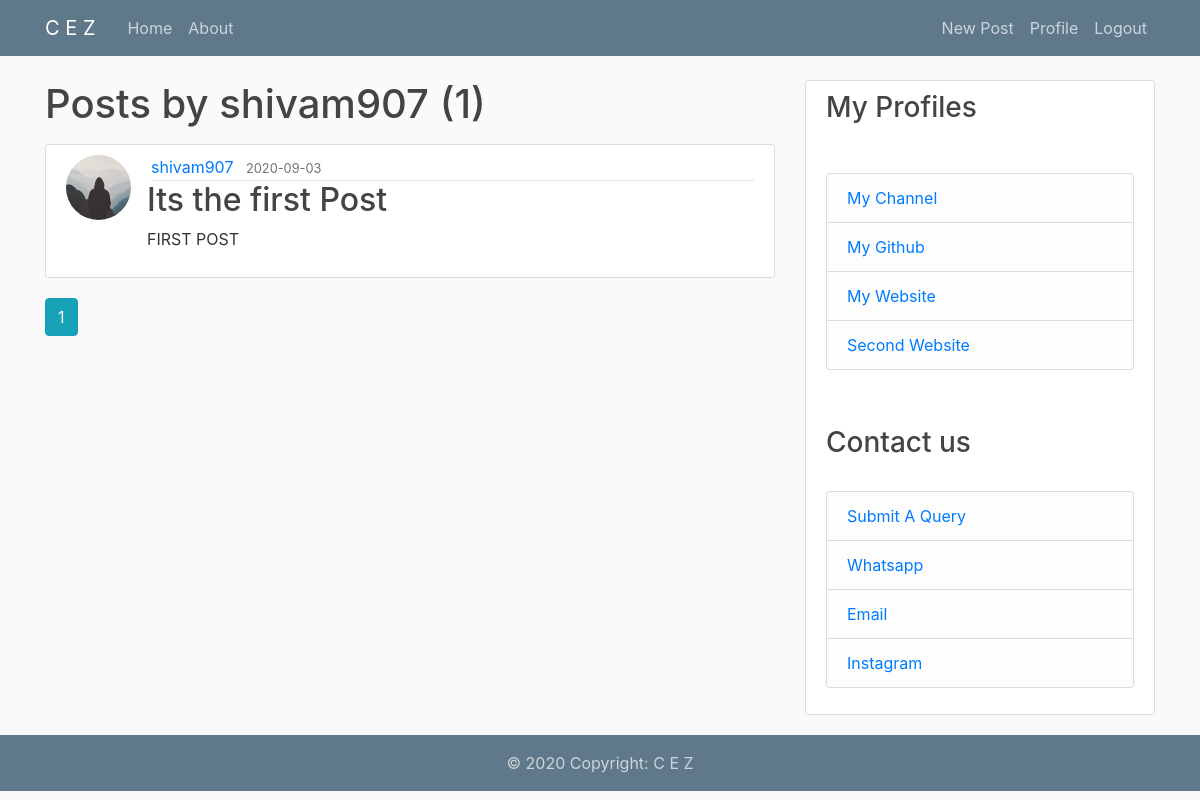
Screenshot of /user/shivam907 (signed in) with the database file from the repository.
### flaskblog/models.py (models this page shows, shortened)
class User(db.Model, UserMixin):
    id = db.Column(db.Integer, primary_key=True)
    username = db.Column(db.String(20), unique=True, nullable=False)
    email = db.Column(db.String(120), unique=True, nullable=False)
    image_file = db.Column(db.String(20), nullable=False, default='default.jpg')
    password = db.Column(db.String(60), nullable=False)
    posts = db.relationship('Post', backref='author', lazy=True)

class Post(db.Model):
    id = db.Column(db.Integer, primary_key=True)
    title = db.Column(db.String(100), nullable=False)
    date_posted = db.Column(db.DateTime, nullable=False, default=datetime.utcnow)
    content = db.Column(db.Text, nullable=False)
    user_id = db.Column(db.Integer, db.ForeignKey('user.id'), nullable=False)
    img_file = db.Column(db.String(20), nullable=False, default='default.jpg'), '{self.img_file}'

### flaskblog/routes.py (the view)
@app.route("/user/<string:username>")
def user_posts(username):
    page = request.args.get('page', 1, type=int)
    user = User.query.filter_by(username=username).first_or_404()
    posts = Post.query.filter_by(author=user)\
        .order_by(Post.date_posted.desc())\
        .paginate(page=page, per_page=5)
    return render_template('user_posts.html', posts=posts, user=user)

### flaskblog/models.py (called while the page is built)
@login_manager.user_loader
def load_user(user_id):
    return User.query.get(int(user_id))

### flaskblog/templates/user_posts.html
{% extends "layout.html" %}
{% block content %}
    <h1 class="mb-3">Posts by {{ user.username }} ({{ posts.total }})</h1>
    {% for post in posts.items %}
        <article class="media content-section">
          <img class="rounded-circle article-img" src="{{ url_for('static', filename='profile_pics/' + post.author.image_file) }}">
          <div class="media-body">
            <div class="article-metadata">
              <a class="mr-2" href="{{ url_for('user_posts', username=post.author.username) }}">{{ post.author.username }}</a>
              <small class="text-muted">{{ post.date_posted.strftime('%Y-%m-%d') }}</small>
            </div>
            <h2><a class="article-title" href="{{ url_for('post', post_id=post.id) }}">{{ post.title }}</a></h2>
            <p class="article-content">{{ post.content }}</p>
          </div>
        </article>
    {% endfor %}
    {% for page_num in posts.iter_pages(left_edge=1, right_edge=1, left_current=1, right_current=2) %}
      {% if page_num %}
        {% if posts.page == page_num %}
          <a class="btn btn-info mb-4" href="{{ url_for('user_posts', username=user.username, page=page_num) }}">{{ page_num }}</a>
        {% else %}
          <a class="btn btn-outline-info mb-4" href="{{ url_for('user_posts', username=user.username, page=page_num) }}">{{ page_num }}</a>
        {% endif %}
      {% else %}
        ...
      {% endif %}
    {% endfor %}
{% endblock content %}

### flaskblog/static/main.css (style rules this page uses)
body { background: #fafafa; color: #333333; margin-top: 5rem; }
h1, h2, h3, h4, h5, h6 { color: #444444; }
.content-section { background: #ffffff; padding: 10px 20px; border: 1px solid #dddddd; border-radius: 3px; margin-bottom: 20px; }
.article-title { color: #444444; }
.article-content { white-space: pre-line; }
.article-img { height: 65px; width: 65px; margin-right: 16px; }
.article-metadata { padding-bottom: 1px; margin-left: 4px; border-bottom: 1px solid #e3e3e3 }

### flaskblog/templates/layout.html (style rules this page uses)
img { width: 40px; height: 40px; }

### rows the page displays
User: username "shivam907"
Post: image_file (placeholder picture), author.username "shivam907", date_posted "2020-09-03", title "Its the first Post", content "FIRST POST"

### other values shown
{{ posts.total }} "1"
{{ page_num }} "1"
